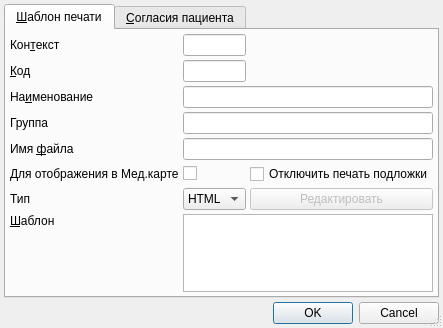
<?xml version="1.0" encoding="UTF-8"?>
<ui version="4.0">
 <class>PrintTemplateEditorDialog</class>
 <widget class="QDialog" name="PrintTemplateEditorDialog">
  <property name="geometry">
   <rect>
    <x>0</x>
    <y>0</y>
    <width>427</width>
    <height>328</height>
   </rect>
  </property>
  <property name="windowTitle">
   <string>ChangeMe!</string>
  </property>
  <property name="sizeGripEnabled">
   <bool>true</bool>
  </property>
  <layout class="QGridLayout" name="gridLayout_2">
   <property name="leftMargin">
    <number>4</number>
   </property>
   <property name="topMargin">
    <number>4</number>
   </property>
   <property name="rightMargin">
    <number>4</number>
   </property>
   <property name="bottomMargin">
    <number>4</number>
   </property>
   <property name="spacing">
    <number>4</number>
   </property>
   <item row="0" column="0">
    <widget class="QTabWidget" name="tabWidget">
     <property name="currentIndex">
      <number>0</number>
     </property>
     <widget class="QWidget" name="tabPrintTemplate">
      <attribute name="title">
       <string>&amp;Шаблон печати</string>
      </attribute>
      <layout class="QGridLayout" name="gridLayout">
       <property name="leftMargin">
        <number>4</number>
       </property>
       <property name="topMargin">
        <number>4</number>
       </property>
       <property name="rightMargin">
        <number>4</number>
       </property>
       <property name="bottomMargin">
        <number>4</number>
       </property>
       <property name="spacing">
        <number>4</number>
       </property>
       <item row="4" column="0">
        <widget class="QLabel" name="lblFileName">
         <property name="sizePolicy">
          <sizepolicy hsizetype="Maximum" vsizetype="Preferred">
           <horstretch>0</horstretch>
           <verstretch>0</verstretch>
          </sizepolicy>
         </property>
         <property name="text">
          <string>Имя &amp;файла</string>
         </property>
         <property name="buddy">
          <cstring>edtFileName</cstring>
         </property>
        </widget>
       </item>
       <item row="7" column="0">
        <widget class="QLabel" name="lblDefault">
         <property name="sizePolicy">
          <sizepolicy hsizetype="Maximum" vsizetype="Preferred">
           <horstretch>0</horstretch>
           <verstretch>0</verstretch>
          </sizepolicy>
         </property>
         <property name="text">
          <string>&amp;Шаблон</string>
         </property>
         <property name="alignment">
          <set>Qt::AlignLeading|Qt::AlignLeft|Qt::AlignTop</set>
         </property>
         <property name="buddy">
          <cstring>edtDefault</cstring>
         </property>
        </widget>
       </item>
       <item row="6" column="0">
        <widget class="QLabel" name="lblType">
         <property name="sizePolicy">
          <sizepolicy hsizetype="Maximum" vsizetype="Preferred">
           <horstretch>0</horstretch>
           <verstretch>0</verstretch>
          </sizepolicy>
         </property>
         <property name="text">
          <string>Тип</string>
         </property>
        </widget>
       </item>
       <item row="1" column="1">
        <widget class="QLineEdit" name="edtCode"/>
       </item>
       <item row="6" column="1">
        <widget class="QComboBox" name="cmbType">
         <property name="sizePolicy">
          <sizepolicy hsizetype="Expanding" vsizetype="Fixed">
           <horstretch>0</horstretch>
           <verstretch>0</verstretch>
          </sizepolicy>
         </property>
         <item>
          <property name="text">
           <string>HTML</string>
          </property>
         </item>
         <item>
          <property name="text">
           <string>Exaro</string>
          </property>
         </item>
         <item>
          <property name="text">
           <string>SVG</string>
          </property>
         </item>
         <item>
          <property name="text">
           <string>CSS</string>
          </property>
         </item>
        </widget>
       </item>
       <item row="0" column="1">
        <widget class="QLineEdit" name="edtContext"/>
       </item>
       <item row="5" column="0">
        <widget class="QLabel" name="lblInAmbCard">
         <property name="sizePolicy">
          <sizepolicy hsizetype="Maximum" vsizetype="Preferred">
           <horstretch>0</horstretch>
           <verstretch>0</verstretch>
          </sizepolicy>
         </property>
         <property name="text">
          <string>Для отображения в Мед.карте</string>
         </property>
        </widget>
       </item>
       <item row="7" column="1" colspan="2">
        <widget class="QTextEdit" name="edtDefault"/>
       </item>
       <item row="2" column="0">
        <widget class="QLabel" name="lblName">
         <property name="sizePolicy">
          <sizepolicy hsizetype="Maximum" vsizetype="Preferred">
           <horstretch>0</horstretch>
           <verstretch>0</verstretch>
          </sizepolicy>
         </property>
         <property name="text">
          <string>На&amp;именование</string>
         </property>
         <property name="buddy">
          <cstring>edtName</cstring>
         </property>
        </widget>
       </item>
       <item row="5" column="1">
        <widget class="QCheckBox" name="chkInAmbCard">
         <property name="text">
          <string/>
         </property>
        </widget>
       </item>
       <item row="1" column="0">
        <widget class="QLabel" name="lblCode">
         <property name="sizePolicy">
          <sizepolicy hsizetype="Maximum" vsizetype="Preferred">
           <horstretch>0</horstretch>
           <verstretch>0</verstretch>
          </sizepolicy>
         </property>
         <property name="text">
          <string>&amp;Код</string>
         </property>
         <property name="buddy">
          <cstring>edtCode</cstring>
         </property>
        </widget>
       </item>
       <item row="3" column="0">
        <widget class="QLabel" name="lblGroupName">
         <property name="sizePolicy">
          <sizepolicy hsizetype="Maximum" vsizetype="Preferred">
           <horstretch>0</horstretch>
           <verstretch>0</verstretch>
          </sizepolicy>
         </property>
         <property name="text">
          <string>Группа</string>
         </property>
         <property name="buddy">
          <cstring>edtName</cstring>
         </property>
        </widget>
       </item>
       <item row="6" column="2">
        <widget class="QPushButton" name="btnEdit">
         <property name="enabled">
          <bool>false</bool>
         </property>
         <property name="sizePolicy">
          <sizepolicy hsizetype="Preferred" vsizetype="Fixed">
           <horstretch>0</horstretch>
           <verstretch>0</verstretch>
          </sizepolicy>
         </property>
         <property name="toolTip">
          <string>Изменить шаблон Exaro во внешнем редакторе</string>
         </property>
         <property name="text">
          <string>Редактировать</string>
         </property>
        </widget>
       </item>
       <item row="0" column="0">
        <widget class="QLabel" name="lblContext">
         <property name="sizePolicy">
          <sizepolicy hsizetype="Maximum" vsizetype="Preferred">
           <horstretch>0</horstretch>
           <verstretch>0</verstretch>
          </sizepolicy>
         </property>
         <property name="text">
          <string>Кон&amp;текст</string>
         </property>
         <property name="buddy">
          <cstring>edtContext</cstring>
         </property>
        </widget>
       </item>
       <item row="1" column="2">
        <spacer>
         <property name="orientation">
          <enum>Qt::Horizontal</enum>
         </property>
         <property name="sizeHint" stdset="0">
          <size>
           <width>133</width>
           <height>22</height>
          </size>
         </property>
        </spacer>
       </item>
       <item row="2" column="1" colspan="2">
        <widget class="QLineEdit" name="edtName">
         <property name="minimumSize">
          <size>
           <width>200</width>
           <height>0</height>
          </size>
         </property>
        </widget>
       </item>
       <item row="0" column="2">
        <spacer>
         <property name="orientation">
          <enum>Qt::Horizontal</enum>
         </property>
         <property name="sizeHint" stdset="0">
          <size>
           <width>131</width>
           <height>22</height>
          </size>
         </property>
        </spacer>
       </item>
       <item row="3" column="1" colspan="2">
        <widget class="QLineEdit" name="edtGroupName">
         <property name="minimumSize">
          <size>
           <width>200</width>
           <height>0</height>
          </size>
         </property>
        </widget>
       </item>
       <item row="4" column="1" colspan="2">
        <widget class="QLineEdit" name="edtFileName">
         <property name="minimumSize">
          <size>
           <width>200</width>
           <height>0</height>
          </size>
         </property>
        </widget>
       </item>
       <item row="5" column="2">
        <widget class="QCheckBox" name="chkPrintBlank">
         <property name="text">
          <string>Отключить печать подложки</string>
         </property>
        </widget>
       </item>
      </layout>
     </widget>
     <widget class="QWidget" name="tabClientConsents">
      <attribute name="title">
       <string>&amp;Согласия пациента</string>
      </attribute>
      <layout class="QGridLayout" name="gridLayout_3">
       <property name="leftMargin">
        <number>4</number>
       </property>
       <property name="topMargin">
        <number>4</number>
       </property>
       <property name="rightMargin">
        <number>4</number>
       </property>
       <property name="bottomMargin">
        <number>4</number>
       </property>
       <property name="spacing">
        <number>4</number>
       </property>
       <item row="0" column="0">
        <widget class="CInDocTableView" name="tblClientConsents"/>
       </item>
      </layout>
     </widget>
    </widget>
   </item>
   <item row="1" column="0">
    <widget class="QDialogButtonBox" name="buttonBox">
     <property name="standardButtons">
      <set>QDialogButtonBox::Cancel|QDialogButtonBox::Ok</set>
     </property>
    </widget>
   </item>
  </layout>
 </widget>
 <customwidgets>
  <customwidget>
   <class>CInDocTableView</class>
   <extends>QTableView</extends>
   <header>library/InDocTable.h</header>
  </customwidget>
 </customwidgets>
 <tabstops>
  <tabstop>edtContext</tabstop>
  <tabstop>edtCode</tabstop>
  <tabstop>edtName</tabstop>
  <tabstop>edtFileName</tabstop>
  <tabstop>chkInAmbCard</tabstop>
  <tabstop>cmbType</tabstop>
  <tabstop>btnEdit</tabstop>
  <tabstop>edtDefault</tabstop>
  <tabstop>buttonBox</tabstop>
 </tabstops>
 <resources/>
 <connections>
  <connection>
   <sender>buttonBox</sender>
   <signal>accepted()</signal>
   <receiver>PrintTemplateEditorDialog</receiver>
   <slot>accept()</slot>
   <hints>
    <hint type="sourcelabel">
     <x>377</x>
     <y>550</y>
    </hint>
    <hint type="destinationlabel">
     <x>339</x>
     <y>283</y>
    </hint>
   </hints>
  </connection>
  <connection>
   <sender>buttonBox</sender>
   <signal>rejected()</signal>
   <receiver>PrintTemplateEditorDialog</receiver>
   <slot>reject()</slot>
   <hints>
    <hint type="sourcelabel">
     <x>377</x>
     <y>550</y>
    </hint>
    <hint type="destinationlabel">
     <x>339</x>
     <y>283</y>
    </hint>
   </hints>
  </connection>
 </connections>
</ui>
